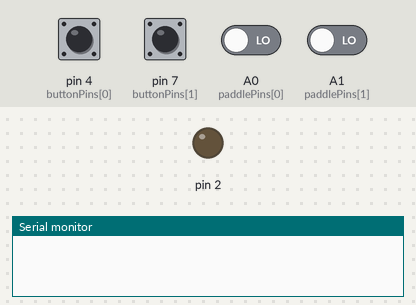
Simulated run of this sketch. Board: Arduino Uno, built with avr-gcc and run on an emulated ATmega328P. On the bench: output pins drawn as LEDs (lit = HIGH), the last lines printed to the serial monitor. Inputs (shaded band) come from the test bench; at power-on: pin 4 (buttonPins[0]), pin 7 (buttonPins[1]) HIGH, A0 (paddlePins[0]), A1 (paddlePins[1]) LOW.

Above: at 1.2 s.
1.3 s: pin 4 (buttonPins[0]) pulled LOW for 0.15 s
2.9 s: A0 (paddlePins[0]) driven HIGH
At 4.1 s:
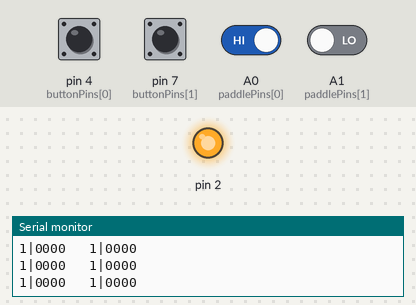
4.4 s: A0 (paddlePins[0]) driven LOW
At 5.2 s:
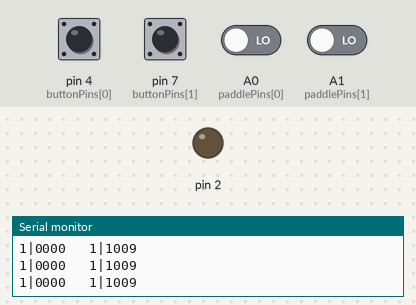
10.5 s: A0 (paddlePins[0]) driven HIGH
At 11.7 s:
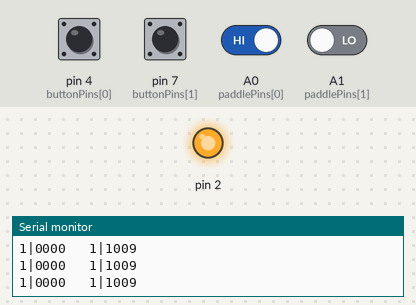
12.0 s: pin 4 (buttonPins[0]) driven LOW and A0 (paddlePins[0]) driven LOW
At 13.4 s:
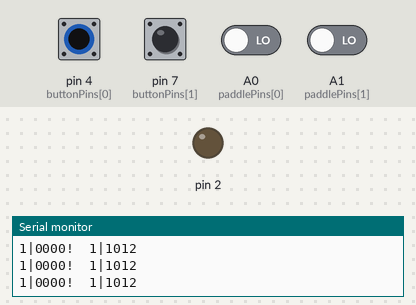
Timing chart, 0 to 15.0 s (numbered marks = the images above; inputs shaded):
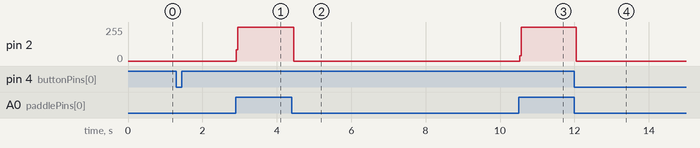

Measured:
- after the input at 2.9 s, pin 2: 0/255 → 255/255 at once
- after the input at 4.4 s, pin 2: 255/255 → 0/255 after 0.05 s
- after the input at 10.5 s, pin 2: 0/255 → 255/255 at once
- after the input at 12.0 s, pin 2: 255/255 → 0/255 after 0.05 s

The sketch:

Paddle2.ino
```cpp
/*
  D2 -------- POT -x
              |
  A0 -- R1 -- C1
              |
  GND --------+

  D7 -- X1 -- GND

  C1 = C2 = 2.2n
  R1 = R2 = 1k

  Paddle controller:
  POT = 1M
  X1 = push button

  when POT is fully turned right, R(D2, C1) = 0Ohm

  Connect DB9:

                           -> PORT1
                           -> PORT2
  D7 --                    -> PORT3
  D4 --                    -> PORT4
  A1 -- R2 -- S12 -- C2 -- -> PORT5
                           -> PORT6
  D2 --                    -> PORT7
  GND -                    -> PORT8
  A0 -- R1 -- S12 -- C1 -- -> PORT9

  C1 -- GND
  C2 -- GND

  S1 - schmitt trigger
  5V -- S1Vcc
  GND - S1GND

*/

// toggle between debug dump and actual device
#define SERIAL_DUMP 1
#define HID_DEVICE 2
#define OUTPUT SERIAL_DUMP

// time the math done when printing values
//#define SERIAL_TIMING
// time how long a loop takes;
// disable other delay calls and sleeps for half a second each loop
//#define LOOP_TIMING

// loops to wait between pot reads
// it can take a long time to discharge the pot
static const byte magic = 2;
// two pots => double that
static const byte magic2 = magic * 2;

// paddle pin mapping
static const byte paddlePins[2] = { A0, A1 };
static const byte buttonPins[2] = {  4,  7 };

static const int overhead[3] = {
  22,       /* low overhead;  ~5% */
  22,       /* high overhead; ~5% */
  +16,      /* nudge it to the left a bit */
};

int paddles[2], mins[2], maxs[2]; /* paddle state, 16bit */
/* Loop counter
   0 - serial send
   1 - read pot A
   2 - serial send
   3 - read pot B
 */
byte rd;
/* button state
   bit0   paddle left
   bit1   paddle right
   bit7   started acting as HID device

   I'd keep this as a global register allocation
   but arduino ide and gcc do weird things and
   end up dumping function definitions in front
   which break global register linking.
   So... keep it here as a global variable (pff slow)
*/
byte buttons; /* button state */

inline bool Started()
{
  return buttons |= ( (buttons != 0) << 7 );
}

inline void MyPrint(byte rc)
{
#if OUTPUT == SERIAL_DUMP
# ifdef SERIAL_TIMING
  unsigned long ttt = micros();
# else
  Serial.print(paddles[rc]); Serial.print('|');
# endif
#elif OUTPUT == HID_DEVICE
#else
# error "OUTPUT mode not defined"
#endif
  // compute analog joystick range 0-1023

  // clamp from 10-1013, i.e. add a dead zone at the edges
  // ...or something like that. Basically give us a buffer
  int pvalue = paddles[rc] + overhead[2];
  if(pvalue < overhead[0] + mins[rc]) pvalue = mins[rc] + overhead[0];
  if(pvalue > maxs[rc] - overhead[1]) pvalue = maxs[rc] - overhead[1];
  pvalue -= mins[rc] + overhead[0];

#if 0
  Serial.print(pvalue);
  Serial.print("|");
  Serial.print(maxs[rc] - mins[rc]);
  Serial.print("|");
  Serial.print(overhead[1] + overhead[0]);
#endif

  // use FPU real quick for better math
  // normalize values to 0-1023
  float f = pvalue;
  f /= (maxs[rc] - mins[rc] - overhead[1] - overhead[0]);
  f *= 1023;
  // round; we should be between 0-1023
  f += 0.5;
  int r16 = (int)f;
  // make sure we're actually between 0-1023
  r16 &= 0x03FF;

  // TODO rolling average to alleviate glitches.
  // i.e. add a low pass filter on the values.
  // we still have memory and cycles, right?

#if OUTPUT == SERIAL_DUMP
# ifdef SERIAL_TIMING
  Serial.print(micros() - ttt);
  Serial.print("us\t");
# endif
#endif

#if OUTPUT == SERIAL_DUMP
  static char buffer[] = "0000?\t";

  register unsigned char ra asm("r14");
  ra = 4;
  while (ra--) {
    register unsigned char rb = r16 % 10;
    buffer[ra] = 48 + rb;
    r16 /= 10;
  }
  buffer[4] = (' ' + ((buttons & (1 << rc)) != 0));

  Serial.print(buffer);
#elif OUTPUT == HID_DEVICE
  // TODO write as HID joystick
  // Right now it only dumps the state of the controls over USB serial.
#else
# error "Output not defined"
#endif
}

void setup()
{
  // trigger for RC networks
  pinMode(2, OUTPUT);
  digitalWrite(2, LOW);
  // intialize paddle pins
  for (register unsigned char rc = 0; rc < 2; ++rc) {
    pinMode(paddlePins[rc], INPUT);
    pinMode(buttonPins[rc], INPUT_PULLUP);
  }

  // state
  rd = 0;
  buttons = 0;
  paddles[0] = paddles[1] = 0;
  mins[0] = mins[1] = 100;
  maxs[0] = maxs[1] = 300;

  // setup TCNT1
  TCCR1A = 0; // normal mode; no OC, no PWM
  /* CS12 CS11 CS10
     0    0    0      off
     0    0    1      no prescaling
     0    1    0      1/8
     0    1    1      1/64
     1    0    0      1/256
     1    0    1      1/1024
     1    1    0      ext, falling edge
     1    1    1      ext, rising edge
  */
  // 1/64 prescaler gives good values ~0..~1000
  TCCR1B = (1 << CS11) | (1 << CS10);
  TCCR1C = 0; // no force output compare

  TIMSK1 = 0; // no timer interrupts

#if OUTPUT == SERIAL_DUMP
  Serial.begin(9600);
#elif OUTPUT == HID_DEVICE
#else
# error "Output not defined"
#endif
}

void loop()
{
#ifdef LOOP_TIMING
  unsigned long ttt = millis();
#endif
  register unsigned char ra; // accumulator; never stored to memory so hint it's a register

  // increment state
  rd = (rd + 1) % magic2;

  // check if it's a cycle where we're reading a pot
  if (Started() && (rd % magic)) {
    // prepare for reading pots
    // index of joystick we're measuring on this cycle
    byte rb;
    rb = rd / magic;
    paddles[rb] = 0;

    // start very tight counter cycle

    // TSM = hold rest signals asserted
    // PSRSYNC = prescaler for TCNT0 & TCNT1
    GTCCR = (1 << TSM) | (1 << PSRSYNC);
    // set our timer to 0
    TCNT1 = 0;
    // start charging the cap
    digitalWrite(2, HIGH);
    // allow TCNT1 to run
    GTCCR = 0x0;
    // it's important to do as little as possible here
    // to get a good resolution
    do {
      // read pin state
      ra = digitalRead(paddlePins[rb]);
      // did we hit 67%? (ish; TTL level should be there about)
      //
      // normally pin held high by schmitt trigger
      // so it gets set low once the cap rises past the
      // schmitt trigger's trigger level
      //
      // the data sheet says ~2.4V or so, which puts us well
      // within the linear ramp-up for the RC network
    } while (ra);
    // quickly pull out the value of TCNT1
    paddles[rb] = TCNT1;
    // cool, now ground the caps
    digitalWrite(2, LOW);
    // the timer can keep running, I don't care

    // update range
    if (mins[rb] > paddles[rb]) mins[rb] = paddles[rb];
    if (maxs[rb] < paddles[rb]) maxs[rb] = paddles[rb];
  } else {
    // stub read
    ra = digitalRead(paddlePins[rd / magic]);
  }

  // read pushbuttons' state
  ra = !digitalRead(buttonPins[0]);
  buttons |= ra << 1;
  ra = !digitalRead(buttonPins[1]);
  buttons |= ra;
  if (Started() && ((rd % magic) == 0)) {
    // output
    MyPrint(1);
    MyPrint(0);
    Serial.println();

    // reset button state
    buttons &= 0xFC;

#ifndef LOOP_TIMING
    delay(3);
#endif
  } else {
#ifndef LOOP_TIMING
    delay(2);
#endif
  }

  /*
    Now, everybody's favourite part: TIMING!

    Our 1MOhm 2.2nF RC network takes ~2.2ms to charge
    Actually it only takes *us* 2 ms to charge since we only
    go 46-48% of the way instead of 67%

    To discharge the cap, we need to wait 2 * 3 = 6ms or such
    to get it below 5% charge; which is well enough for us

    To recap what this loop does:
    - half of the time it charges the cap
    - half of the time it supposedly writes to serial

    Since the moment we're done reading the the timer,
    we have to waste 6ms or more.

    Assuming the joystic library is snappy enough,
    doing a sleep(2ms) should make us ready for the next
    analogue read.

    Why all that math? Well, to read both paddles:
    - wait for cap to charge  (2ms)
    - read A
    - wait to discharge (1/3) (2ms)
    - write output (2/3)      (~1ms)
    - wait to discharge (3/3) (3ms)
    - wait for cap to charge  (2ms)
    - read B
    - wait to discharge (1/3) (2ms)
    - write output (2/3)      (~1ms)
    - wait to discharge (3/3) (3ms)

    That's 8*~2 = 16ms. 17ms is our target 60Hz. W00T!

    And technically it goes faster when the paddles are turned
    right since the cap charges super fast in that case.
  */

#ifdef LOOP_TIMING
  Serial.print(millis() - ttt); Serial.print("ms  ");
  Serial.print(rd); Serial.println();
  delay(500); // debug
#endif

}
```
